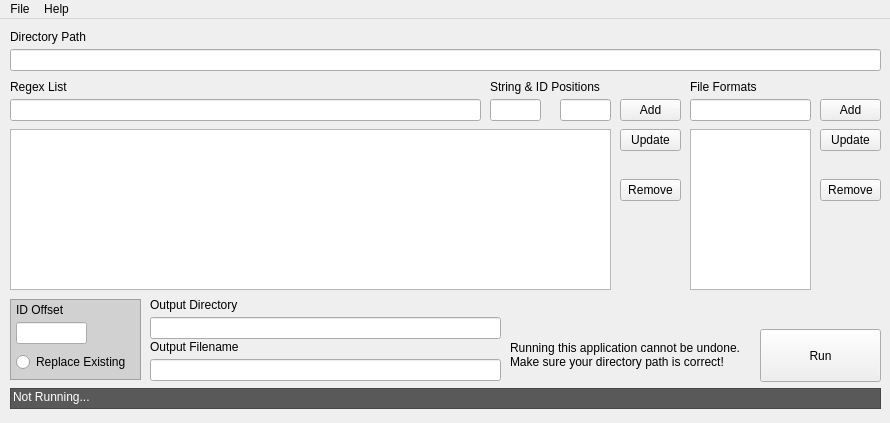
<?xml version="1.0" encoding="UTF-8"?>
<ui version="4.0">
 <class>EtemenankiClass</class>
 <widget class="QMainWindow" name="EtemenankiClass">
  <property name="geometry">
   <rect>
    <x>0</x>
    <y>0</y>
    <width>890</width>
    <height>423</height>
   </rect>
  </property>
  <property name="sizePolicy">
   <sizepolicy hsizetype="Preferred" vsizetype="Preferred">
    <horstretch>0</horstretch>
    <verstretch>0</verstretch>
   </sizepolicy>
  </property>
  <property name="windowTitle">
   <string>Etemenanki</string>
  </property>
  <property name="autoFillBackground">
   <bool>false</bool>
  </property>
  <property name="styleSheet">
   <string notr="true"/>
  </property>
  <widget class="QWidget" name="centralWidget">
   <widget class="QPushButton" name="begin_button">
    <property name="geometry">
     <rect>
      <x>760</x>
      <y>310</y>
      <width>121</width>
      <height>53</height>
     </rect>
    </property>
    <property name="text">
     <string>Run</string>
    </property>
   </widget>
   <widget class="QLabel" name="terminal_output">
    <property name="geometry">
     <rect>
      <x>13</x>
      <y>370</y>
      <width>860</width>
      <height>16</height>
     </rect>
    </property>
    <property name="palette">
     <palette>
      <active>
       <colorrole role="WindowText">
        <brush brushstyle="SolidPattern">
         <color alpha="255">
          <red>255</red>
          <green>255</green>
          <blue>255</blue>
         </color>
        </brush>
       </colorrole>
       <colorrole role="Text">
        <brush brushstyle="SolidPattern">
         <color alpha="255">
          <red>255</red>
          <green>255</green>
          <blue>255</blue>
         </color>
        </brush>
       </colorrole>
       <colorrole role="ButtonText">
        <brush brushstyle="SolidPattern">
         <color alpha="255">
          <red>255</red>
          <green>255</green>
          <blue>255</blue>
         </color>
        </brush>
       </colorrole>
       <colorrole role="ToolTipText">
        <brush brushstyle="SolidPattern">
         <color alpha="255">
          <red>255</red>
          <green>255</green>
          <blue>255</blue>
         </color>
        </brush>
       </colorrole>
       <colorrole role="PlaceholderText">
        <brush brushstyle="SolidPattern">
         <color alpha="128">
          <red>255</red>
          <green>255</green>
          <blue>255</blue>
         </color>
        </brush>
       </colorrole>
      </active>
      <inactive>
       <colorrole role="WindowText">
        <brush brushstyle="SolidPattern">
         <color alpha="255">
          <red>255</red>
          <green>255</green>
          <blue>255</blue>
         </color>
        </brush>
       </colorrole>
       <colorrole role="Text">
        <brush brushstyle="SolidPattern">
         <color alpha="255">
          <red>255</red>
          <green>255</green>
          <blue>255</blue>
         </color>
        </brush>
       </colorrole>
       <colorrole role="ButtonText">
        <brush brushstyle="SolidPattern">
         <color alpha="255">
          <red>255</red>
          <green>255</green>
          <blue>255</blue>
         </color>
        </brush>
       </colorrole>
       <colorrole role="ToolTipText">
        <brush brushstyle="SolidPattern">
         <color alpha="255">
          <red>255</red>
          <green>255</green>
          <blue>255</blue>
         </color>
        </brush>
       </colorrole>
       <colorrole role="PlaceholderText">
        <brush brushstyle="SolidPattern">
         <color alpha="128">
          <red>255</red>
          <green>255</green>
          <blue>255</blue>
         </color>
        </brush>
       </colorrole>
      </inactive>
      <disabled>
       <colorrole role="WindowText">
        <brush brushstyle="SolidPattern">
         <color alpha="255">
          <red>120</red>
          <green>120</green>
          <blue>120</blue>
         </color>
        </brush>
       </colorrole>
       <colorrole role="Text">
        <brush brushstyle="SolidPattern">
         <color alpha="255">
          <red>120</red>
          <green>120</green>
          <blue>120</blue>
         </color>
        </brush>
       </colorrole>
       <colorrole role="ButtonText">
        <brush brushstyle="SolidPattern">
         <color alpha="255">
          <red>120</red>
          <green>120</green>
          <blue>120</blue>
         </color>
        </brush>
       </colorrole>
       <colorrole role="ToolTipText">
        <brush brushstyle="SolidPattern">
         <color alpha="255">
          <red>255</red>
          <green>255</green>
          <blue>255</blue>
         </color>
        </brush>
       </colorrole>
       <colorrole role="PlaceholderText">
        <brush brushstyle="SolidPattern">
         <color alpha="128">
          <red>0</red>
          <green>0</green>
          <blue>0</blue>
         </color>
        </brush>
       </colorrole>
      </disabled>
     </palette>
    </property>
    <property name="text">
     <string>Not Running...</string>
    </property>
   </widget>
   <widget class="QLineEdit" name="regex_line_edit">
    <property name="geometry">
     <rect>
      <x>10</x>
      <y>80</y>
      <width>471</width>
      <height>22</height>
     </rect>
    </property>
   </widget>
   <widget class="QLabel" name="regex_label">
    <property name="geometry">
     <rect>
      <x>10</x>
      <y>60</y>
      <width>211</width>
      <height>16</height>
     </rect>
    </property>
    <property name="text">
     <string>Regex List</string>
    </property>
   </widget>
   <widget class="QPushButton" name="regex_add_button">
    <property name="geometry">
     <rect>
      <x>620</x>
      <y>80</y>
      <width>61</width>
      <height>22</height>
     </rect>
    </property>
    <property name="text">
     <string>Add</string>
    </property>
   </widget>
   <widget class="QPushButton" name="regex_remove_button">
    <property name="geometry">
     <rect>
      <x>620</x>
      <y>160</y>
      <width>61</width>
      <height>22</height>
     </rect>
    </property>
    <property name="text">
     <string>Remove</string>
    </property>
   </widget>
   <widget class="QPushButton" name="files_remove_button">
    <property name="geometry">
     <rect>
      <x>820</x>
      <y>160</y>
      <width>61</width>
      <height>22</height>
     </rect>
    </property>
    <property name="text">
     <string>Remove</string>
    </property>
   </widget>
   <widget class="QLineEdit" name="files_line_edit">
    <property name="geometry">
     <rect>
      <x>690</x>
      <y>80</y>
      <width>121</width>
      <height>22</height>
     </rect>
    </property>
   </widget>
   <widget class="QLabel" name="files_label">
    <property name="geometry">
     <rect>
      <x>690</x>
      <y>60</y>
      <width>121</width>
      <height>16</height>
     </rect>
    </property>
    <property name="text">
     <string>File Formats</string>
    </property>
   </widget>
   <widget class="QPushButton" name="files_add_button">
    <property name="geometry">
     <rect>
      <x>820</x>
      <y>80</y>
      <width>61</width>
      <height>22</height>
     </rect>
    </property>
    <property name="text">
     <string>Add</string>
    </property>
   </widget>
   <widget class="QLineEdit" name="directory_line_edit">
    <property name="geometry">
     <rect>
      <x>10</x>
      <y>30</y>
      <width>871</width>
      <height>22</height>
     </rect>
    </property>
   </widget>
   <widget class="QLabel" name="directory_label">
    <property name="geometry">
     <rect>
      <x>10</x>
      <y>10</y>
      <width>271</width>
      <height>16</height>
     </rect>
    </property>
    <property name="text">
     <string>Directory Path</string>
    </property>
   </widget>
   <widget class="QLabel" name="output_file_label">
    <property name="geometry">
     <rect>
      <x>150</x>
      <y>320</y>
      <width>101</width>
      <height>16</height>
     </rect>
    </property>
    <property name="text">
     <string>Output Filename</string>
    </property>
   </widget>
   <widget class="QLineEdit" name="output_file_line_edit">
    <property name="geometry">
     <rect>
      <x>150</x>
      <y>340</y>
      <width>351</width>
      <height>22</height>
     </rect>
    </property>
   </widget>
   <widget class="QLineEdit" name="offset_line_edit">
    <property name="geometry">
     <rect>
      <x>16</x>
      <y>303</y>
      <width>71</width>
      <height>22</height>
     </rect>
    </property>
   </widget>
   <widget class="QLabel" name="offset_label">
    <property name="geometry">
     <rect>
      <x>16</x>
      <y>283</y>
      <width>71</width>
      <height>16</height>
     </rect>
    </property>
    <property name="text">
     <string>ID Offset</string>
    </property>
   </widget>
   <widget class="QRadioButton" name="replace_radio_button">
    <property name="geometry">
     <rect>
      <x>16</x>
      <y>333</y>
      <width>121</width>
      <height>20</height>
     </rect>
    </property>
    <property name="text">
     <string>Replace Existing</string>
    </property>
   </widget>
   <widget class="QFrame" name="frame">
    <property name="geometry">
     <rect>
      <x>10</x>
      <y>280</y>
      <width>131</width>
      <height>81</height>
     </rect>
    </property>
    <property name="palette">
     <palette>
      <active>
       <colorrole role="Base">
        <brush brushstyle="SolidPattern">
         <color alpha="255">
          <red>255</red>
          <green>255</green>
          <blue>255</blue>
         </color>
        </brush>
       </colorrole>
       <colorrole role="Window">
        <brush brushstyle="SolidPattern">
         <color alpha="255">
          <red>209</red>
          <green>209</green>
          <blue>209</blue>
         </color>
        </brush>
       </colorrole>
      </active>
      <inactive>
       <colorrole role="Base">
        <brush brushstyle="SolidPattern">
         <color alpha="255">
          <red>255</red>
          <green>255</green>
          <blue>255</blue>
         </color>
        </brush>
       </colorrole>
       <colorrole role="Window">
        <brush brushstyle="SolidPattern">
         <color alpha="255">
          <red>209</red>
          <green>209</green>
          <blue>209</blue>
         </color>
        </brush>
       </colorrole>
      </inactive>
      <disabled>
       <colorrole role="Base">
        <brush brushstyle="SolidPattern">
         <color alpha="255">
          <red>209</red>
          <green>209</green>
          <blue>209</blue>
         </color>
        </brush>
       </colorrole>
       <colorrole role="Window">
        <brush brushstyle="SolidPattern">
         <color alpha="255">
          <red>209</red>
          <green>209</green>
          <blue>209</blue>
         </color>
        </brush>
       </colorrole>
      </disabled>
     </palette>
    </property>
    <property name="autoFillBackground">
     <bool>true</bool>
    </property>
    <property name="frameShape">
     <enum>QFrame::StyledPanel</enum>
    </property>
    <property name="frameShadow">
     <enum>QFrame::Plain</enum>
    </property>
    <property name="lineWidth">
     <number>3</number>
    </property>
   </widget>
   <widget class="QFrame" name="frame_2">
    <property name="geometry">
     <rect>
      <x>10</x>
      <y>369</y>
      <width>871</width>
      <height>21</height>
     </rect>
    </property>
    <property name="palette">
     <palette>
      <active>
       <colorrole role="Base">
        <brush brushstyle="SolidPattern">
         <color alpha="255">
          <red>255</red>
          <green>255</green>
          <blue>255</blue>
         </color>
        </brush>
       </colorrole>
       <colorrole role="Window">
        <brush brushstyle="SolidPattern">
         <color alpha="255">
          <red>89</red>
          <green>89</green>
          <blue>89</blue>
         </color>
        </brush>
       </colorrole>
      </active>
      <inactive>
       <colorrole role="Base">
        <brush brushstyle="SolidPattern">
         <color alpha="255">
          <red>255</red>
          <green>255</green>
          <blue>255</blue>
         </color>
        </brush>
       </colorrole>
       <colorrole role="Window">
        <brush brushstyle="SolidPattern">
         <color alpha="255">
          <red>89</red>
          <green>89</green>
          <blue>89</blue>
         </color>
        </brush>
       </colorrole>
      </inactive>
      <disabled>
       <colorrole role="Base">
        <brush brushstyle="SolidPattern">
         <color alpha="255">
          <red>89</red>
          <green>89</green>
          <blue>89</blue>
         </color>
        </brush>
       </colorrole>
       <colorrole role="Window">
        <brush brushstyle="SolidPattern">
         <color alpha="255">
          <red>89</red>
          <green>89</green>
          <blue>89</blue>
         </color>
        </brush>
       </colorrole>
      </disabled>
     </palette>
    </property>
    <property name="autoFillBackground">
     <bool>true</bool>
    </property>
    <property name="frameShape">
     <enum>QFrame::StyledPanel</enum>
    </property>
    <property name="frameShadow">
     <enum>QFrame::Plain</enum>
    </property>
    <property name="lineWidth">
     <number>3</number>
    </property>
   </widget>
   <widget class="QLineEdit" name="position_string_line_edit">
    <property name="geometry">
     <rect>
      <x>490</x>
      <y>80</y>
      <width>51</width>
      <height>22</height>
     </rect>
    </property>
   </widget>
   <widget class="QLabel" name="position_label">
    <property name="geometry">
     <rect>
      <x>490</x>
      <y>60</y>
      <width>121</width>
      <height>16</height>
     </rect>
    </property>
    <property name="text">
     <string>String &amp; ID Positions</string>
    </property>
   </widget>
   <widget class="QLabel" name="warning_label">
    <property name="geometry">
     <rect>
      <x>510</x>
      <y>315</y>
      <width>251</width>
      <height>41</height>
     </rect>
    </property>
    <property name="text">
     <string>Running this application cannot be undone.
Make sure your directory path is correct!</string>
    </property>
   </widget>
   <widget class="QListWidget" name="files_list_widget">
    <property name="geometry">
     <rect>
      <x>690</x>
      <y>110</y>
      <width>121</width>
      <height>161</height>
     </rect>
    </property>
   </widget>
   <widget class="QTableWidget" name="regex_table_widget">
    <property name="geometry">
     <rect>
      <x>10</x>
      <y>110</y>
      <width>601</width>
      <height>161</height>
     </rect>
    </property>
    <property name="horizontalScrollBarPolicy">
     <enum>Qt::ScrollBarAlwaysOff</enum>
    </property>
    <property name="autoScroll">
     <bool>true</bool>
    </property>
    <property name="columnCount">
     <number>3</number>
    </property>
    <attribute name="horizontalHeaderVisible">
     <bool>false</bool>
    </attribute>
    <attribute name="horizontalHeaderMinimumSectionSize">
     <number>49</number>
    </attribute>
    <attribute name="horizontalHeaderDefaultSectionSize">
     <number>298</number>
    </attribute>
    <attribute name="verticalHeaderVisible">
     <bool>false</bool>
    </attribute>
    <attribute name="verticalHeaderMinimumSectionSize">
     <number>22</number>
    </attribute>
    <attribute name="verticalHeaderDefaultSectionSize">
     <number>22</number>
    </attribute>
    <column/>
    <column/>
    <column/>
   </widget>
   <widget class="QLineEdit" name="position_id_line_edit">
    <property name="geometry">
     <rect>
      <x>560</x>
      <y>80</y>
      <width>51</width>
      <height>22</height>
     </rect>
    </property>
   </widget>
   <widget class="QPushButton" name="regex_update_button">
    <property name="geometry">
     <rect>
      <x>620</x>
      <y>110</y>
      <width>61</width>
      <height>22</height>
     </rect>
    </property>
    <property name="text">
     <string>Update</string>
    </property>
   </widget>
   <widget class="QPushButton" name="files_update_button">
    <property name="geometry">
     <rect>
      <x>820</x>
      <y>110</y>
      <width>61</width>
      <height>22</height>
     </rect>
    </property>
    <property name="text">
     <string>Update</string>
    </property>
   </widget>
   <widget class="QLineEdit" name="output_directory_line_edit">
    <property name="geometry">
     <rect>
      <x>150</x>
      <y>298</y>
      <width>351</width>
      <height>22</height>
     </rect>
    </property>
   </widget>
   <widget class="QLabel" name="output_directory_label">
    <property name="geometry">
     <rect>
      <x>150</x>
      <y>278</y>
      <width>101</width>
      <height>16</height>
     </rect>
    </property>
    <property name="text">
     <string>Output Directory</string>
    </property>
   </widget>
   <zorder>frame_2</zorder>
   <zorder>frame</zorder>
   <zorder>begin_button</zorder>
   <zorder>terminal_output</zorder>
   <zorder>regex_line_edit</zorder>
   <zorder>regex_label</zorder>
   <zorder>regex_add_button</zorder>
   <zorder>regex_remove_button</zorder>
   <zorder>files_remove_button</zorder>
   <zorder>files_line_edit</zorder>
   <zorder>files_label</zorder>
   <zorder>files_add_button</zorder>
   <zorder>directory_line_edit</zorder>
   <zorder>directory_label</zorder>
   <zorder>output_file_label</zorder>
   <zorder>output_file_line_edit</zorder>
   <zorder>offset_line_edit</zorder>
   <zorder>offset_label</zorder>
   <zorder>replace_radio_button</zorder>
   <zorder>position_string_line_edit</zorder>
   <zorder>position_label</zorder>
   <zorder>warning_label</zorder>
   <zorder>files_list_widget</zorder>
   <zorder>regex_table_widget</zorder>
   <zorder>position_id_line_edit</zorder>
   <zorder>regex_update_button</zorder>
   <zorder>files_update_button</zorder>
   <zorder>output_directory_line_edit</zorder>
   <zorder>output_directory_label</zorder>
  </widget>
  <widget class="QMenuBar" name="menuBar">
   <property name="geometry">
    <rect>
     <x>0</x>
     <y>0</y>
     <width>890</width>
     <height>26</height>
    </rect>
   </property>
   <widget class="QMenu" name="menuFile">
    <property name="title">
     <string>File</string>
    </property>
    <addaction name="actionSave_Settings"/>
    <addaction name="actionExit"/>
   </widget>
   <widget class="QMenu" name="menuAbout">
    <property name="title">
     <string>Help</string>
    </property>
    <addaction name="actionAbout"/>
    <addaction name="separator"/>
    <addaction name="actionCreated_by_Mike_MjnMixael_Nelson"/>
   </widget>
   <addaction name="menuFile"/>
   <addaction name="menuAbout"/>
  </widget>
  <action name="actionExit">
   <property name="text">
    <string>Exit</string>
   </property>
  </action>
  <action name="actionSave_Settings">
   <property name="text">
    <string>Save Settings</string>
   </property>
  </action>
  <action name="actionHelp">
   <property name="text">
    <string>Help</string>
   </property>
  </action>
  <action name="actionAbout">
   <property name="text">
    <string>Open ReadMe In Browser</string>
   </property>
  </action>
  <action name="actionCreated_by_Mike_MjnMixael_Nelson">
   <property name="enabled">
    <bool>false</bool>
   </property>
   <property name="text">
    <string>Created by Mike &quot;MjnMixael&quot; Nelson</string>
   </property>
  </action>
 </widget>
 <layoutdefault spacing="6" margin="11"/>
 <resources>
  <include location="Etemenanki.qrc"/>
 </resources>
 <connections>
  <connection>
   <sender>actionExit</sender>
   <signal>triggered()</signal>
   <receiver>EtemenankiClass</receiver>
   <slot>close()</slot>
   <hints>
    <hint type="sourcelabel">
     <x>-1</x>
     <y>-1</y>
    </hint>
    <hint type="destinationlabel">
     <x>433</x>
     <y>248</y>
    </hint>
   </hints>
  </connection>
  <connection>
   <sender>actionSave_Settings</sender>
   <signal>triggered()</signal>
   <receiver>EtemenankiClass</receiver>
   <slot>uiSaveSettings()</slot>
   <hints>
    <hint type="sourcelabel">
     <x>-1</x>
     <y>-1</y>
    </hint>
    <hint type="destinationlabel">
     <x>444</x>
     <y>230</y>
    </hint>
   </hints>
  </connection>
  <connection>
   <sender>actionAbout</sender>
   <signal>triggered()</signal>
   <receiver>EtemenankiClass</receiver>
   <slot>uiOpenDocumentation()</slot>
   <hints>
    <hint type="sourcelabel">
     <x>-1</x>
     <y>-1</y>
    </hint>
    <hint type="destinationlabel">
     <x>444</x>
     <y>230</y>
    </hint>
   </hints>
  </connection>
 </connections>
 <slots>
  <slot>uiSaveSettings()</slot>
  <slot>uiOpenDocumentation()</slot>
 </slots>
</ui>
